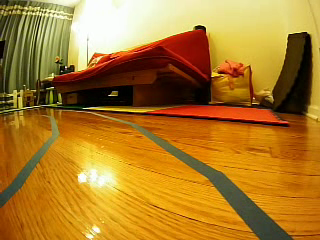
#> input picture lane1.png, 320 x 240 px
$ jupyter execute line_detection.ipynb
#> lines starting #> are read from the running program, lines starting #| are printed output that depends on the picture; after the words box and inside, x2 and y2 are one past the last pixel; in counts of white or black regions, pixels touching at a corner belong together
### showimages.py
import matplotlib.pyplot as plt
import cv2
# [5 lines left out: function showimgs, not called in this run]

def showrgb(img, figsize=(5, 3), save=None):
    img = cv2.cvtColor(img, cv2.COLOR_BGR2RGB)
    plt.figure(figsize=figsize)
    plt.imshow(img)
    plt.axis("off");
    if save is not None:
        plt.savefig(f"{save}.jpg")

### line_detection.ipynb
[cell 1]
import cv2
from showimages import showrgb
import numpy as np

### Reading the image

[cell 2]
lane1 = cv2.imread("lane1.png")
#> lane1 is the input picture: shape (240, 320, 3); mean B, G, R 42.5, 123, 171.8
lane1.shape
#> Out = (240, 320, 3)

[cell 3]
showrgb(lane1)

### Canny

[cell 4]
def get_canny(img):
    img_hsv = cv2.cvtColor(img, cv2.COLOR_BGR2HSV)
    lower_blue = np.array([22, 0, 0])
    upper_blue = np.array([68, 228, 172])
    mask = cv2.inRange(img_hsv, lower_blue, upper_blue)
    edges = cv2.Canny(mask, 200, 400)
    edges[:img.shape[0] // 2, :] = 0 # crops top half of image
    return edges

[cell 5]
lane1_canny = get_canny(lane1)
#> in get_canny, `img_hsv = cv2.cvtColor(img, cv2.COLOR_BGR2HSV)`: img_hsv: shape (240, 320, 3); mean H, S, V 21.4, 199.1, 172.5
#> in get_canny, `mask = cv2.inRange(img_hsv, lower_blue, upper_blue)`:
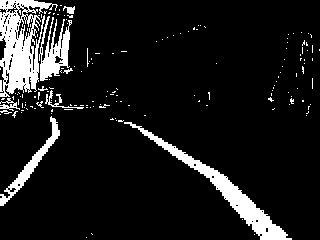
#> mask: shape (240, 320); 10.2% white; 154 white regions (142 under 20 px), largest, box (x1, y1, x2, y2) and area: (0, 0, 58, 97) 2831, (124, 122, 292, 240) 2323, (39, 16, 72, 81) 1022
#> in get_canny, `edges = cv2.Canny(mask, 200, 400)`:
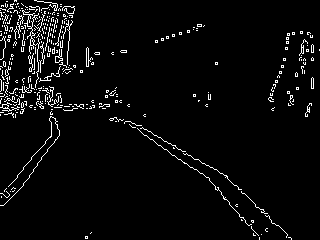
#> edges: shape (240, 320); 4.1% white in thin lines or dots
#> in get_canny, `edges[:img.shape[0] // 2, :] = 0`:
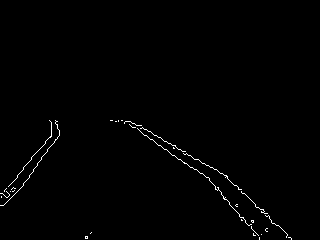
#> edges: shape (240, 320); 0.78% white in thin lines or dots, all inside (x1, y1, x2, y2) = (0, 120, 292, 240)
showrgb(lane1_canny, save="Lane1_canny")

### Line detection

[cell 6]
def get_lines(img):
    lines = cv2.HoughLinesP(img, 1, np.pi / 180, 10, minLineLength= 8, maxLineGap=4)
    return lines

[cell 7]
lane1_lines = get_lines(lane1_canny)
#> in get_lines, `lines = cv2.HoughLinesP(img, 1, np.pi / 180, 10, minLineLength= 8, max..`: lines = 25 rows, first 6: [180, 159, 209, 178], [130, 121, 227, 177], [41, 157, 59, 135], [135, 127, 164, 149], [217, 187, 229, 202], [3, 205, 23, 185]
#> lane1_lines has the same summary as lines in get_lines
lane1_lines.shape, lane1_lines[0].shape
#> Out = ((25, 1, 4), (1, 4))

[cell 8]
def draw_lines(img, lines, color=(0, 0, 255), thickness=2):
    for line in lines:
        x1, y1, x2, y2 = line[0]
        cv2.line(img, (x1, y1), (x2, y2), color, thickness)
    return img

[cell 9]
lane1_copy = lane1.copy()
lane1_copy = draw_lines(lane1_copy, lane1_lines)
#> the loop in draw_lines, `for line in lines:` made 25 passes
#> (x1, y1, x2, y2) on passes 1 to 12: (180, 159, 209, 178), (130, 121, 227, 177), (41, 157, 59, 135), (135, 127, 164, 149), (217, 187, 229, 202), (3, 205, 23, 185), (36, 152, 51, 134), (239, 214, 259, 237), (278, 225, 291, 238), (209, 179, 215, 187), (236, 185, 276, 225), (12, 182, 31, 158)
#> after the loop in draw_lines, `for line in lines:`:
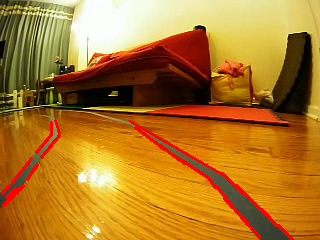
#> img: shape (240, 320, 3); mean B, G, R 41.6, 120.5, 175
showrgb(lane1_copy, save="Lane1_segmented")

### Make the lines detected into 2 (or 1) seperate lines

[cell 10]
def make_points(img, line):
    h, w, _ = img.shape
    slope, intercept = line
    y1 = h # bottom of image
    y2 = y1 // 2
    x1 = max(-w, min(2 * w, int((y1 - intercept) / slope))) # (y1 - intercept) / slope is solving y = mx + c. Max and min
                                                            # are used to make sure that x1 is within bounds of the frame.
                                                            # while -width is technically outside of the frame, it acts as a
                                                            # "safety buffer" to ensure that any part of the line segment
                                                            # that falls outside of the frame is clipped and not drawn.
    x2 = max(-w, min(2 * w, int((y2 - intercept) / slope)))
    return [[x1, y1, x2, y2]]

def average_slope_intercept(img, line_segments):
    lines = []
    if line_segments is None:
        print("No line segments detected.")
        return lines

    h, w, _ = img.shape
    left_fit = []
    right_fit = []

    boundary = 1 / 3 # left line and right line split from right
    left_region_boundary = w * (1 - boundary)
    right_region_boundary = w * boundary

    for line_segment in line_segments:
        for x1, y1, x2, y2 in line_segment:
            if x1 == x2:
                continue # avoid division by zero
            fit = np.polyfit((x1, x2), (y1, y2), 1) # np.polyfit returns the slope and y-intercept of a line given points
                                                    # 1 is the degree of the polynomial
            slope = fit[0]
            intercept = fit[1]
            if slope < 0:
                if x1 < left_region_boundary and x2 < left_region_boundary: # both points on left side
                    left_fit.append((slope, intercept))
            else:
                if x1 > right_region_boundary and x2 > right_region_boundary: # both points on right side
                    right_fit.append((slope, intercept))
    left_fit_average = np.average(left_fit, axis=0) # average of slope and intercept
    if len(left_fit) > 0:
        lines.append(make_points(img, left_fit_average))
    right_fit_average = np.average(right_fit, axis=0) # average of slope and intercept
    if len(right_fit) > 0:
        lines.append(make_points(img, right_fit_average))
    return lines

[cell 11]
def detect_lanes(img):
    img_canny = get_canny(img)
    img_lines = get_lines(img_canny)
    img_lines = average_slope_intercept(img, img_lines)
    return img_lines

[cell 12]
lane1_lines = detect_lanes(lane1)
#> in detect_lanes, `img_lines = get_lines(img_canny)`: img_lines has the same summary as lines in get_lines
#> the loop in average_slope_intercept, `for line_segment in line_segments:` made 25 passes
#> after the loop in average_slope_intercept, `for line_segment in line_segments:`: left_fit = [(-1.22, 207.1), (-1, 208), (-1.2, 195.2), (-1.26, 197.2), (-1, 203), (-1.6, 223.2), (-1.67, 224), (-1.14, 195.3)]; right_fit = [(0.655, 41.07), (0.577, 45.95), (0.759, 24.59), (1.25, -84.25), (1.15, -60.85), (1, -53), (1.33, -99.67), (1, -51), (0.778, 20.56), (1, -49), (1.12, -54), (0.8, 15.8), (1, -50), (1.19, -70.05), (1, -52)]
#> in average_slope_intercept, `left_fit_average = np.average(left_fit, axis=0)`: left_fit_average = [-1.26, 206.6]
#> in make_points, `slope, intercept = line`: slope = -1.26; intercept = 206.6
#> in make_points, `x1 = max(-w, min(2 * w, int((y1 - intercept) / slope)))`: x1 = -26
#> in make_points, `x2 = max(-w, min(2 * w, int((y2 - intercept) / slope)))`: x2 = 68
#> in average_slope_intercept, `right_fit_average = np.average(right_fit, axis=0)`: right_fit_average = [0.975, -31.72]
#> in detect_lanes, `img_lines = average_slope_intercept(img, img_lines)`: img_lines = [[[-26, 240, 68, 120]], [[278, 240, 155, 120]]]
#> lane1_lines = [[[-26, 240, 68, 120]], [[278, 240, 155, 120]]]
lane1_lines
#> Out = [[[-26, 240, 68, 120]], [[278, 240, 155, 120]]]

[cell 13]
lane1_copy = lane1.copy()
lane1_copy = draw_lines(lane1_copy, lane1_lines, color=(255, 255, 0), thickness=5)
#> call 2 of draw_lines, with color = (255, 255, 0), thickness = 5
#> the loop in draw_lines (call 2), `for line in lines:` made 2 passes
#> after the loop in draw_lines (call 2), `for line in lines:`:
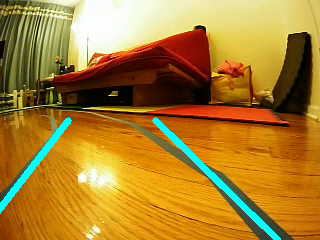
#> img: shape (240, 320, 3); mean B, G, R 47.9, 127.1, 168.9
showrgb(lane1_copy, save="Lane1_averaged")

#### Get middle point of the 2 lines

[cell 14]
line1, line2 = np.squeeze(lane1_lines) # gets rid of the most outer redundant shape of 1
#> line1 = [-26, 240, 68, 120]; line2 = [278, 240, 155, 120]
line1, line2
#> Out = ([-26, 240, 68, 120], [278, 240, 155, 120])

[cell 15]
x21, x22 = line1[2], line2[2] # x coordinate of the top of the 2 lines
#> x21 = 68; x22 = 155
mid = (x21 + x22) // 2
#> mid = 111
midx = lane1.shape[0] // 2
#> midx = 120
midy = lane1.shape[1] // 2
#> midy = 160

[cell 16]
lane1_copy = cv2.line(lane1_copy, (midx, lane1.shape[1]), (mid, midy), (0, 255, 0), 5)
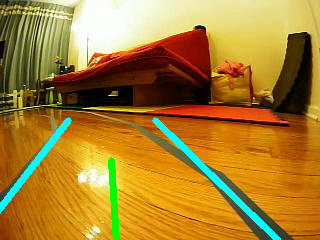
#> lane1_copy: shape (240, 320, 3); 0.74% of pixels changed, all inside (x1, y1, x2, y2) = (108, 157, 120, 240)
showrgb(lane1_copy, save="Lane1_mid")
